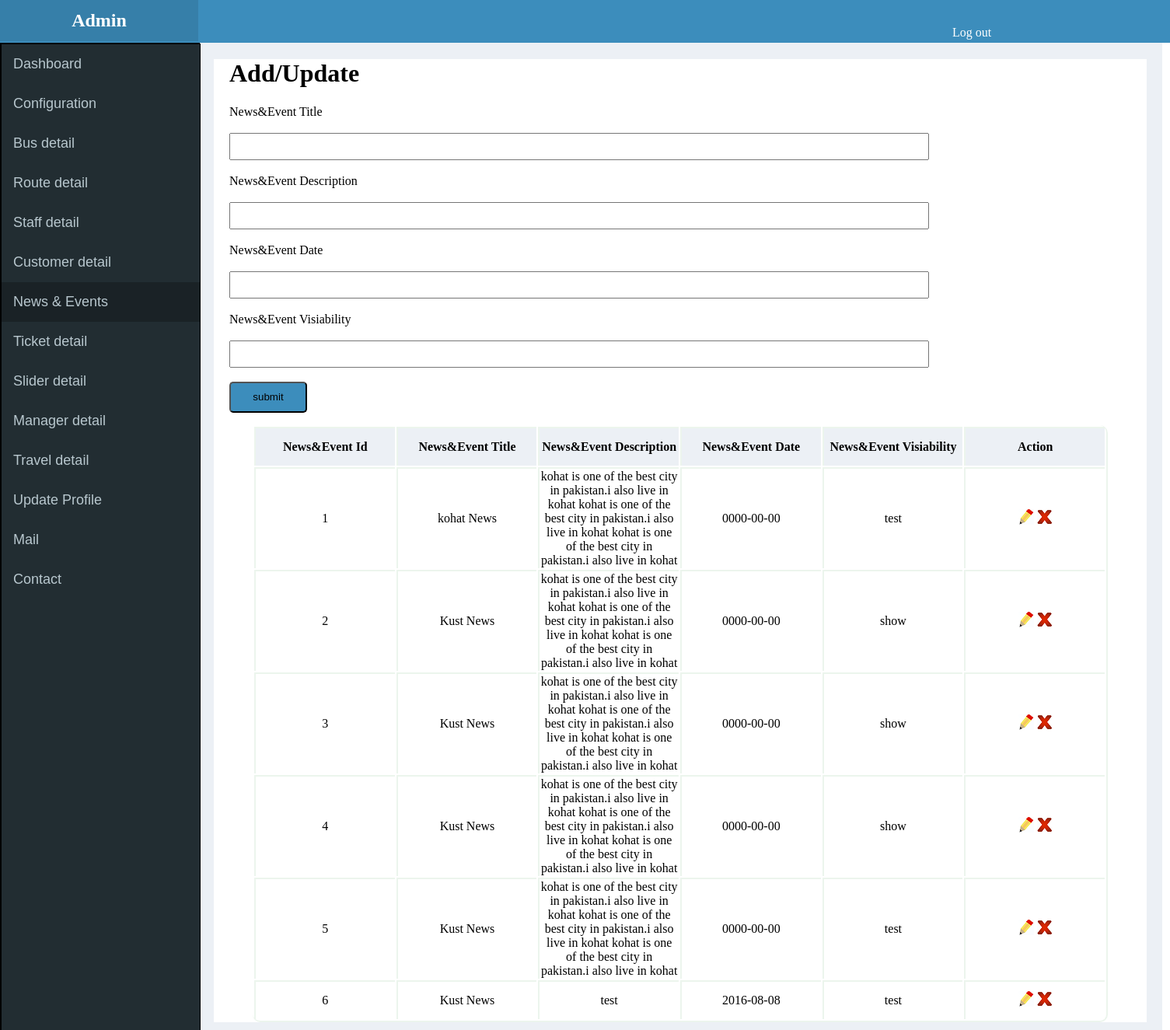
Page /admin/news_event.php (signed in) on the committed database.
### tables this page shows
CREATE TABLE IF NOT EXISTS `news_event_tbl` (
  `newsevent_id` int(11) NOT NULL,
  `newsevent_title` varchar(255) NOT NULL,
  `newsevent_description` text NOT NULL,
  `newsevent_date` date NOT NULL,
  `newsevent_visiability` varchar(255) NOT NULL
);

### admin/classes/general.class.php (called while the page is built, shortened)
	<?php
class general
{
	function table_data($table,$where,$order,$limit)
	{
		$query = "select * from ".$table." ".$where." ".$order." ".$limit;
		$conn = mysqli_connect(HOST,USER,PASS,DB);
		$sql = mysqli_query($conn,$query);
		$i=0;
		while($row = mysqli_fetch_assoc($sql))
		{
			$data[$i] = $row;
			$i++;
		}
		return $data;
	}
}
?>

### admin/classes/login.class.php (called while the page is built, shortened)
<?php
class login
{
	function check_login()
	{
		$conn = mysqli_connect(HOST,USER,PASS,DB);
		 $query = "select * from user_tbl where user_id = ".$_SESSION['webapp']['user']['user_id'];
		$sql = mysqli_query($conn,$query);
		$data = mysqli_num_rows($sql);
	}
}
?>

### admin/news_event.php (the view, shortened to what this page needs)
<?php
		include('../config.php');
$check = new login;
$check->check_login();
?>
<?php include(ADMIN_PATH.'include/header.php'); ?>
<?php include(ADMIN_PATH.'include/sidbar.php'); ?>
<?php
	$gen = new general;
	$table_data = $gen->table_data('news_event_tbl','',"","");
	?>
<htlm>
<head>
<link rel="stylesheet" href="css/style.css">
</head>
<body>
<div class="main_body">
<div class="main_inner">
<div class="form_insert">
<h1>Add/Update</h1>
<form action="<?php echo ADMIN_URL; ?>action/general.action.php" method="post"	>
News&Event Title<br><br>
<input type="text" name="newsevent_title"  value= "<?php if(isset($_GET['edit']) && $_GET['edit']!=""){echo $editdata ['newsevent_title']; } ?>" required style="width:900px;height:35px;"><br><br>
News&Event Description<br><br>
<input type="text" name="newsevent_description"  value= "<?php if(isset($_GET['edit']) && $_GET['edit']!="") {echo $editdata['newsevent_description']; } ?>"required style="width:900px;height:35px;"><br><br>
News&Event Date	<br><br>
<input type="text" name="newsevent_date"  id="datepicker"  value= "<?php if(isset($_GET['edit']) && $_GET['edit']!="") {echo $editdata['newsevent_date']; } ?>" required style="width:900px;height:35px;"><br><br>
News&Event Visiability	<br><br>
<input type="text" name="newsevent_visiability"  value= "<?php if(isset($_GET['edit']) && $_GET['edit']!="")                                 {echo $editdata['newsevent_visiability']; } ?>" required  style="width:900px;height:35px;"><br><br>
<input type="submit" name="submit" value="submit" style="width:100px;height:40px;background-color:#3C8DBC;border-radius:5px;">
</form>
</div>
<table style="border-bottom:2px solid #ECF5ED;border-right:2px solid #ECF5ED; width:1100px;margin:0 auto;border-radius:10px;">
<tr style="border-bottom:1px solid #000;">
     <th style="background-color:#ECF0F5;height:50px;width:150px;border-color:#ECF5ED;">
		News&Event Id
	</th>
	<th style="background-color:#ECF0F5;height:50px;width:150px;border-color:#ECF5ED;">
		News&Event Title
	</th>
	<th style="background-color:#ECF0F5;height:50px;width:150px;border-color:#ECF5ED;">
         News&Event Description
	</th>
	<th style="background-color:#ECF0F5;height:50px;width:150px;border-color:#ECF5ED;">
		News&Event Date
	</th>
	<th style="background-color:#ECF0F5;height:50px;width:150px;border-color:#ECF5ED;">
		News&Event Visiability
	</th>
	<th style="background-color:#ECF0F5;height:50px;width:150px;border-color:#ECF5ED;">
		Action
	</th>
</tr>
<?php
	$counter=0;
    foreach($table_data as $each_row){  $counter++ ?>
<tr style="border-bottom:1px solid #000;">
	<td style="background-color:#FFFFFF;height:50px;width:150px;border-color:#ECF5ED;">
	<?php echo $counter; ?>
	</td>
	<td style="background-color:#FFFFFF;height:50px;width:150px;border-color:#ECF5ED;">
	<?php echo $each_row['newsevent_title'] ?>
	</td>
	<td style="background-color:#FFFFFF;height:50px;width:150px;border-color:#ECF5ED;">
	   <?php echo $each_row['newsevent_description'] ?>
	</td>
	<td style="background-color:#FFFFFF;height:50px;width:150px;border-color:#ECF5ED;">
	<?php echo $each_row['newsevent_date'] ?>
	</td>
	<td style="background-color:#FFFFFF;height:50px;width:150px;border-color:#ECF5ED;">
	<?php echo $each_row['newsevent_visiability'] ?>
	</td>
	<td style="background-color:#FFFFFF;height:50px;width:150px;border-color:#ECF5ED;">
		<a href="<?php echo ADMIN_URL.'news_event.php?edit='.$each_row['newsevent_id'] ?>"><img src="image/edit.png"></a>
		<a onClick="return confirmation();" href="<?php echo ADMIN_URL.'news_event.php?delete='.$each_row['newsevent_id'] ?>"><img src="image/delete.png"></a>
		</td>
	</tr>
 <?php  } ?>
	</table>
		</div>
	</div>
</body>
</html>

### admin/css/style.css (style rules this page uses)
body { padding:0 auto; margin:0 auto; }
.main_body { width:1240px; height:auto; background-color:#ECF0F5; padding-bottom:10px; margin-left:255px; margin-top:55px; float:left; }
.main_inner { width:1200px; height:auto; background-color:#FFFFFF; margin-left:20px; margin-top:20px; }
.form_insert { width:1000px; height:auto; margin-left:20px; }

### admin/news_event.php (style rules this page uses)
table tr td { text-align:center;border-top:2px solid #000;border-left:2px solid #000;background-color:#FFFFFF; }
table tr th { text-align:center;border-top:2px solid #000;border-left:2px solid #000;background-color:#FFFFFF; }

### rows in the picture
news_event_tbl: newsevent_title "kohat News", newsevent_description "kohat is one of the best city in pakistan.i also live in kohat kohat is one of the best city in pakistan.i also live in kohat kohat is one of the best city in pakistan.i also live in kohat", newsevent_date "0000-00-00", newsevent_visiability "test"
news_event_tbl: newsevent_title "Kust News", newsevent_description "kohat is one of the best city in pakistan.i also live in kohat kohat is one of the best city in pakistan.i also live in kohat kohat is one of the best city in pakistan.i also live in kohat", newsevent_date "0000-00-00", newsevent_visiability "show"
news_event_tbl: newsevent_title "Kust News", newsevent_description "kohat is one of the best city in pakistan.i also live in kohat kohat is one of the best city in pakistan.i also live in kohat kohat is one of the best city in pakistan.i also live in kohat", newsevent_date "0000-00-00", newsevent_visiability "show"
news_event_tbl: newsevent_title "Kust News", newsevent_description "kohat is one of the best city in pakistan.i also live in kohat kohat is one of the best city in pakistan.i also live in kohat kohat is one of the best city in pakistan.i also live in kohat", newsevent_date "0000-00-00", newsevent_visiability "show"
news_event_tbl: newsevent_title "Kust News", newsevent_description "kohat is one of the best city in pakistan.i also live in kohat kohat is one of the best city in pakistan.i also live in kohat kohat is one of the best city in pakistan.i also live in kohat", newsevent_date "0000-00-00", newsevent_visiability "test"
news_event_tbl: newsevent_title "Kust News", newsevent_description "test", newsevent_date "2016-08-08", newsevent_visiability "test"
